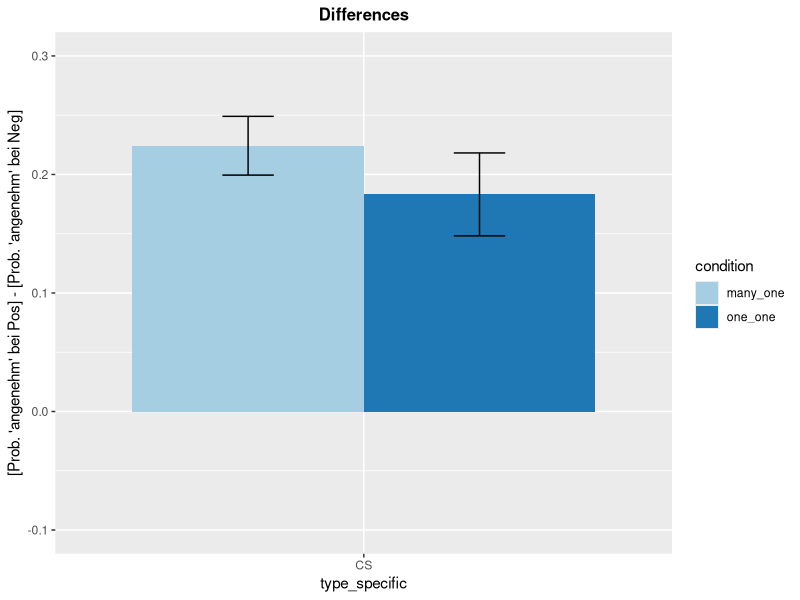
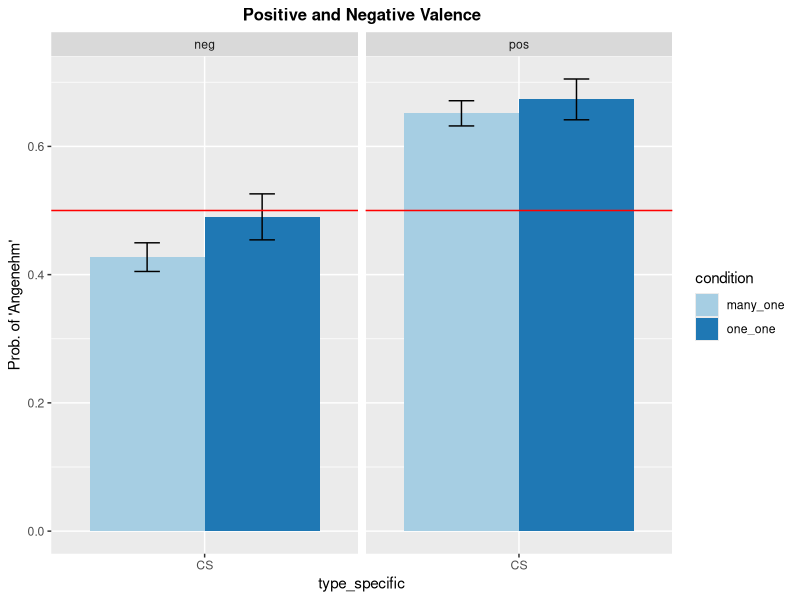
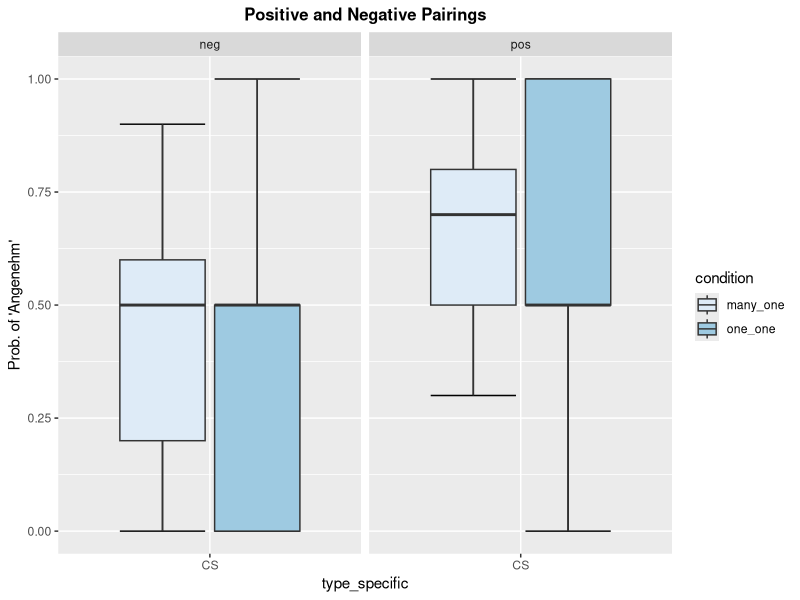

R code for these plots, in order: (Note: this script raises an error after producing the figures.)

################### CS Variability: one-to-one vs. many-to-one
### january, 2021
### Kathrin Reichmann

### Indirect Measure

### content:

# Key Press:
# (1) Type x CS Variability
# (2) Type x CS Variability x Measure
# (3) CS Category
# (4) individual CS exemplars
# (5) individual targets

# Reaction Times:
# (1) Type x CS Variability
# (2) Type x CS Variability x Measure

### import:
#indirect.csv

### set working directory:
setwd("\\\\sn00.zdv.uni-tuebingen.de/siskr01/Documents/Github/CSCond_analysis/CSCond_analysis/data")
#setwd("C:/Users/reich/Documents/GitHub/CSCond_analysis/data")

library(dplyr)
#library(tidyverse)

#Plot
library(ggplot2)

#Analysis
library(afex)
library(lme4)

#Functions
CI <- function(x) qnorm(0.975)*sd(x)/sqrt(length(x))
se <- function(x) sd(x)/sqrt(length(x))

setwd("\\\\sn00.zdv.uni-tuebingen.de/siskr01/Documents/Github/CSCond_analysis/CSCond_analysis/data")
#setwd("C:/Users/reich/Documents/GitHub/CSCond_analysis/data")


#import data
indirect <- read.csv2('indirect.csv', header = TRUE)
str(indirect)

as_factor <- c("subject", "val", "condition_code", "condition", "measure", "measure_code", "type", "type_specific", "category", "cs_selected")

for (factor in as_factor){
  indirect[, factor] <- as.factor(indirect[,factor])
}

indirect$type_specific <- factor(indirect$type_specific, levels = c("CS", "GS same", "GS different", "Feature", "Group"))
str(indirect)


#generate variabile prob
dataIndirect <- aggregate(response ~ subject + condition_code + condition + measure + val + type + type_specific, indirect, sum )
dataIndirect$nr_val <- aggregate(response ~ subject + condition_code + condition + measure + val + type + type_specific, indirect, length)[[8]]
dataIndirect$prob <- (dataIndirect$response/dataIndirect$nr_val) #prob: proportion "angenehm" of positive / negative stimuli in the respective condition
head(dataIndirect)

#generate variable diff
for (subj in unique(dataIndirect$subject)){
  for (name in unique(dataIndirect$type_specific)){
    temp <- dataIndirect[dataIndirect$subject == subj & dataIndirect$type_specific == name,];
    dataIndirect$diff[dataIndirect$subject == subj & dataIndirect$type_specific == name] <- temp$prob[temp$val == "pos"] - temp$prob[temp$val == "neg"]
  }
}

dataIndirect$an <- dataIndirect$response #column for "unangenehm" answer
dataIndirect$un <- dataIndirect$nr_val - dataIndirect$response #column for "angenehm" answer
head(dataIndirect)

barplotDiffData <- aggregate(diff ~ condition + type_specific, dataIndirect, mean)
barplotDiffData$se <- aggregate(diff ~ condition + type_specific, dataIndirect, se)[[3]]

barplotDiff <- ggplot(barplotDiffData, aes (x = type_specific, y = diff, fill = condition)) +
  geom_bar(stat = 'identity', position = position_dodge(), show.legend = TRUE) +
  geom_errorbar(aes(ymin= diff - se, ymax= diff + se), width=.2,
                position=position_dodge(.9)) +
  ggtitle("Differences") + 
  theme(plot.title = element_text (hjust = 0.5, face = "bold", size = 12)) +
  scale_fill_brewer(palette = "Paired") +
  scale_y_continuous (name = "[Prob. 'angenehm' bei Pos] - [Prob. 'angenehm' bei Neg]", breaks = seq(-0.1, 0.3, 0.1), limits = c(-0.1, 0.3))
barplotDiff

barplotDiffData <- aggregate(prob ~ val + type_specific + condition, dataIndirect, mean)
barplotDiffData$se <- aggregate(prob ~ val + type_specific + condition, dataIndirect, se)[[4]]

barplotPosNeg <- ggplot(barplotDiffData, aes (x = type_specific, y = prob, fill = condition)) +
  facet_grid(. ~ val)+
  geom_bar(stat = 'identity', position = position_dodge(), show.legend = TRUE) +
  geom_errorbar(aes(ymin= prob - se, ymax= prob + se), width=.2,
                position=position_dodge(.9)) +
    geom_hline(yintercept = 0.5, color = "red") +
  ggtitle("Positive and Negative Valence") + 
  theme(plot.title = element_text (hjust = 0.5, face = "bold", size = 12)) +
  scale_fill_brewer(palette = "Paired") +
  scale_y_continuous(name = "Prob. of 'Angenehm'")
barplotPosNeg


posnegIndirectData <- aggregate(prob ~ val + type_specific + condition, dataIndirect, mean)
posnegIndirect <- ggplot(dataIndirect, aes (x = type_specific, y = prob, fill = condition)) +
  facet_grid(. ~ val) +
  stat_boxplot(geom = "errorbar") +
  geom_boxplot(show.legend = TRUE) +
  ggtitle("Positive and Negative Pairings") + 
  theme(plot.title = element_text (hjust = 0.5, face = "bold", size = 12)) +
  scale_fill_brewer(palette = "Blues") +
  scale_y_continuous(name = "Prob. of 'Angenehm'")
posnegIndirect


indirect.type <- aggregate(diff ~ condition + type + subject, dataIndirect[dataIndirect$type_specific == "CS" | dataIndirect$type_specific == "GSold",], mean)
aov_specific <- aov_car(diff ~ condition*type + Error(subject/type), indirect.type, anova_table = list("pes"))
#aov_specific
#summary(aov_specific)

indirect.type_specific <- aggregate(diff ~ condition + type_specific + subject, dataIndirect, mean)
aov_specific2 <- aov_car(diff ~ condition*type_specific + Error(subject/type_specific), indirect.type_specific, anova_table = list("pes"))
aov_specific2
summary(aov_specific2)

#main effect type_specific
aggregate(diff ~ type_specific, dataIndirect, mean)

lm.type_specific <- lm(diff ~ type_specific*condition, dataIndirect)
#summary(lm.type_specific)

lm.type_specific2 <- lmer(diff ~ type_specific*condition + (1 | subject), dataIndirect)
#summary(lm.type_specific)

lm.type_specific3 <- lmer(diff ~ type_specific*condition + (type | subject), dataIndirect)
summary(lm.type_specific3)

anova(lm.type_specific2, lm.type_specific3)

indirect.measure <- aggregate(diff ~ condition + measure + type_specific + subject, dataIndirect, mean)
aov_measure <- aov_car(diff ~ condition*type_specific*measure + Error(subject/type_specific), indirect.measure, anova_table = list("pes"))
#aov_measure
#summary(aov_measure)

targetsIndirect <- aggregate(response ~ target + val + condition + type_specific, indirect, sum)
targetsIndirect$nr_val <- aggregate(response ~ target + val + condition + type_specific, indirect, length) [[5]]
targetsIndirect$prob <- (targetsIndirect$response/targetsIndirect$nr_val)
#targetsIndirect

#generate variable diff
#not all cells have data, yet!
for (target in unique(targetsIndirect$target)){
  for (name in unique(targetsIndirect$type_specific)){
    temp <- targetsIndirect[targetsIndirect$target == target & targetsIndirect$type_specific == name,];
    targetsIndirect$diff[targetsIndirect$target == target & targetsIndirect$type_specific == name] <- temp$prob[temp$val == "pos"] - temp$prob[temp$val == "neg"]
  }
}


head(targetsIndirect)

lmProbTargets <- lmer(diff ~ type_specific*condition*val + (type_specific|target), targetsIndirect)
#summary(lmProbTargets)

plot.targets <- aggregate(prob ~ target + val, targetsIndirect, mean)
plot.targets$target <- as.factor(plot.targets$target)

for(target in unique(plot.targets$target)){
  temp <- plot.targets[plot.targets$target == target,]
  plot.targets$diff[plot.targets$target == target] <- temp$prob[temp$val == "pos"] - temp$prob[temp$val == "neg"]
}
plotTarget <- ggplot(plot.targets[plot.targets$val == "neg",], aes (x = target, y = diff)) +
  geom_point() +
  ggtitle("Targets on x-axis") + 
  theme(plot.title = element_text (hjust = 0.5, face = "bold", size = 12)) +
  scale_color_brewer(palette = "Set1") +
  scale_y_continuous(name = "Difference (Prob. Angenehm | Pos) - (Prob Angenehm | Neg)")
#plotTarget

#GLM on (un, an)
glm1 <- glm(cbind(un, an) ~ 1, binomial, dataIndirect) #minimal model
glm2 <- glm(cbind(un, an) ~ condition + type_specific + val, binomial, dataIndirect)
glm3 <- glm(cbind(un, an) ~ condition* type_specific + val, binomial, dataIndirect)
glm4 <- glm(cbind(un, an) ~ condition* type_specific * val, binomial, dataIndirect) #saturated model
anova(glm1, glm2, glm3, glm4, test = "LRT")
summary(glm4)

#main effect condition
predict(glm4, data.frame(condition = "one_one", type_specific = "CS", val = 'neg'), type = "resp")
predict(glm4, data.frame(condition = "one_one", type_specific = "GSnew", val = 'pos'), type = "resp")
#"WK angenehm bei one_one und CS"

barplotDiffMeasure <- aggregate(prob ~ val + type_specific + measure, dataIndirect, mean)
barplotDiffMeasure$se <- aggregate(prob ~ val + type_specific + measure, dataIndirect, se)[[4]]

indirect.Measure <- ggplot(barplotDiffMeasure, aes (x = type_specific, y = prob, fill = measure)) +
  facet_grid(. ~ val) +
  geom_bar(stat = 'identity', position = position_dodge(), show.legend = TRUE) +
  geom_errorbar(aes(ymin= prob - se, ymax= prob + se), width=.2,
                position=position_dodge(.9)) +
  ggtitle("Measure") + 
  theme(plot.title = element_text (hjust = 0.5, face = "bold", size = 12)) +
  scale_fill_brewer(palette = "Paired")  + 
  scale_y_continuous(name = "Prob. of 'Angenehm'")+
    geom_hline(yintercept = 0.5, color = "red")
indirect.Measure

presOrder <- aggregate(response ~ nr_pres + val , indirect, sum)
presOrder$nr_val <- aggregate(response ~ nr_pres + val, indirect, length) [[3]]
presOrder$se <- aggregate(response ~ nr_pres + val, indirect, se) [[3]]
presOrder$prob <- (presOrder$response/presOrder$nr_val)
#head(presOrder)

#aggregate(prob ~ val + type_specific, dataIndirect, mean)
plot.presOrder <- ggplot(presOrder, aes (x = nr_pres, y = prob, col = val)) +
  geom_point(show.legend = TRUE) +
  geom_hline(yintercept = 0.5, color = "red") +
  ggtitle("Positive and Negative Pairings") + 
  theme(plot.title = element_text (hjust = 0.5, face = "bold", size = 12)) +
  scale_color_brewer(palette = "Set1") +
  scale_y_continuous(name = "Prob. of 'Angenehm'")
#plot.presOrder

presOrder <- aggregate(rt ~ condition + type_specific, indirect, mean)
presOrder$se <- aggregate(rt ~ condition + type_specific, indirect, se) [[2]]

#aggregate(prob ~ val + type_specific, dataIndirect, mean)
plot.presOrder <- ggplot(presOrder, aes (x = type_specific, y = rt, col = condition)) +
  geom_point(show.legend = TRUE) +
  ggtitle("Reaction Times") + 
  theme(plot.title = element_text (hjust = 0.5, face = "bold", size = 12)) +
  scale_color_brewer(palette = "Set1") +
  scale_y_continuous(name = "Presentation Order")
plot.presOrder

categoryIndirect <- aggregate(response ~  condition  + val +type_specific + category, indirect, sum )
categoryIndirect$nr_val <- aggregate(response ~ condition + val + type_specific + category, indirect, length)[[5]]
categoryIndirect$prob <- (categoryIndirect$response/categoryIndirect$nr_val)
#head(categoryIndirect)

plot.categories <- ggplot(categoryIndirect, aes (x = category, y = prob, fill = val)) +
  stat_boxplot(geom = "errorbar") +
  geom_boxplot(show.legend = TRUE) +
  geom_hline(yintercept = 0.5, color = "red") +
  ggtitle("Categories") + 
  theme(plot.title = element_text (hjust = 0.5, face = "bold", size = 12)) +
  scale_fill_brewer(palette = "Blues") 
plot.categories

temp <- direct[!direct$type_specific == "all",]
indirect$responseDirect <- temp$response
indirect$responseIndirect <- as.factor(indirect$response)

#predict direct responses with answers from indirect responses: for positive pairings

#plot(responseDirect ~ responseIndirect, indirect[indirect$val == "pos",])
lm.pos <- lm(responseDirect ~ responseIndirect,indirect[indirect$val == "pos",])
#summary(lm.pos)

#predict direct responses with answers from indirect responses: for positive pairings

#plot(responseDirect ~ responseIndirect, indirect[indirect$val == "neg",])
lm.neg <- lm(responseDirect ~ responseIndirect,indirect[indirect$val == "neg",])
#summary(lm.neg)

#calculate correlations
cor(indirect$responseDirect[indirect$val == "pos"], indirect$response[indirect$val == "pos"])
cor(indirect$responseDirect[indirect$val == "neg"], indirect$response[indirect$val == "neg"])
